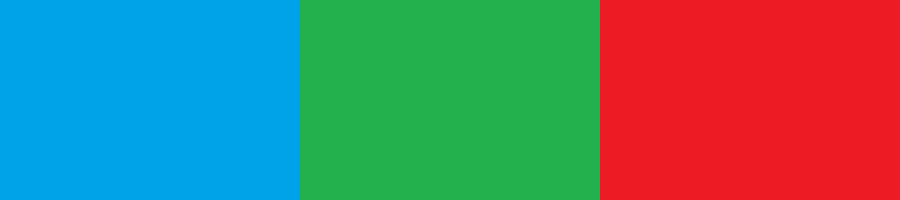
#> input picture images/origin.png, 900 x 200 px, found by its file name
$ python ch3.py
#> lines starting #> are read from the running program, lines starting #| are printed output that depends on the picture
import cv2 as cv
import numpy as np

img = cv.imread("images\\origin.png")
#> img is the input picture: shape (200, 900, 3); mean B, G, R 114.7, 122.3, 90.3
cv.imshow('img', img)
cv.waitKey(0)

#拆解
b,g,r = cv.split(img)
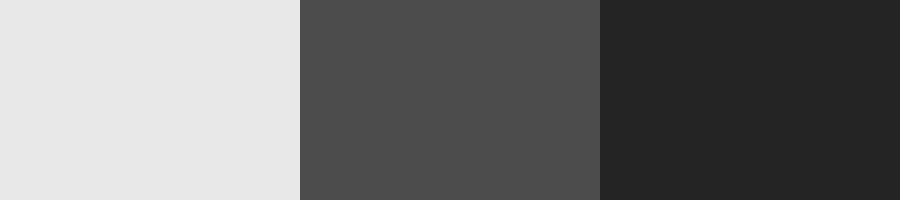
#> b: shape (200, 900); min 36, max 232, mean 114.7
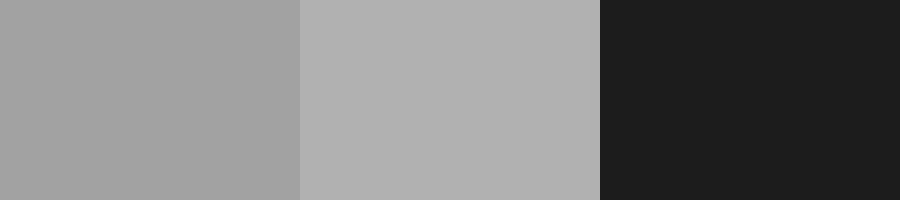
#> g: shape (200, 900); min 28, max 177, mean 122.3
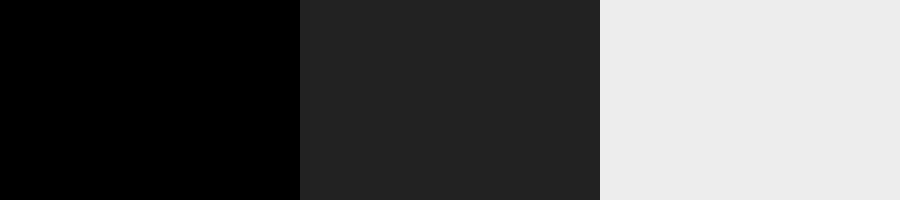
#> r: shape (200, 900); min 0, max 237, mean 90.3
'''
cv.imshow('b',b)
cv.imshow('g',g)
cv.imshow('r',r)
cv.waitKey(0)
'''
cv.imwrite('images\\img_0116_new-bb.png',b)
cv.imwrite('images\\img_0116_new-gg.png',g)
cv.imwrite('images\\img_0116_new-rr.png',r)


#垂直合併
lt = cv.imread("images\\img_0116_new-rr.png")
#> lt: shape (200, 900, 3); min 0, max 237, mean 90.3
lb = cv.imread("images\\img_0116_new-bb.png")
#> lb: shape (200, 900, 3); min 36, max 232, mean 114.7
rt = cv.imread("images\\img_0116_new-gg.png")
#> rt: shape (200, 900, 3); min 28, max 177, mean 122.3
rb = img
stackV1 = np.vstack((lt,lb)) #.vstack() 垂直組合圖片
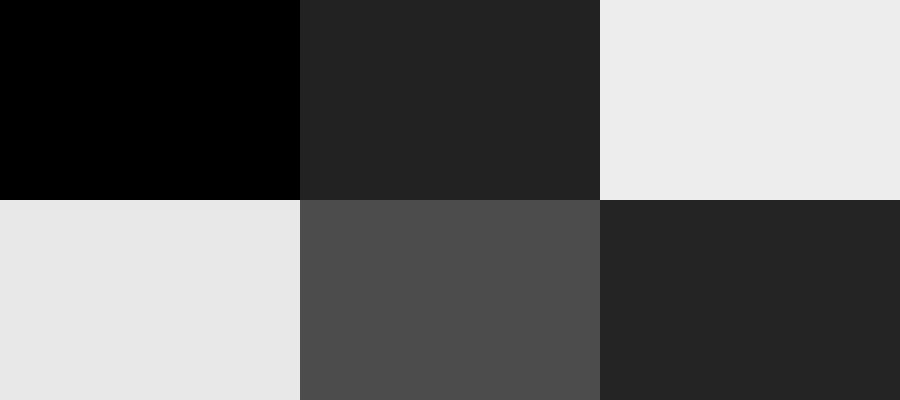
#> stackV1: shape (400, 900, 3); min 0, max 237, mean 102.5
stackV2 = np.vstack((rt,rb))
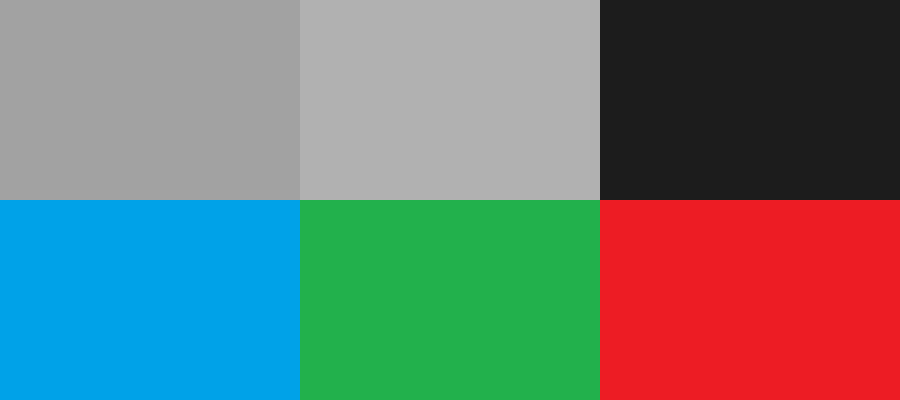
#> stackV2: shape (400, 900, 3); mean B, G, R 118.5, 122.3, 106.3
'''
cv.imshow("stackV1", stackV1)
cv.imshow("stackV2", stackV2)
cv.waitKey(0)
'''
cv.imwrite('images\\img_0116_new-stackV1.png',stackV1)
cv.imwrite('images\\img_0116_new-stackV2.png',stackV2)


#水平合併
l = cv.imread("images\\img_0116_new-stackV1.png")
r = cv.imread("images\\img_0116_new-stackV2.png")
stackH1 = np.hstack((l,r))
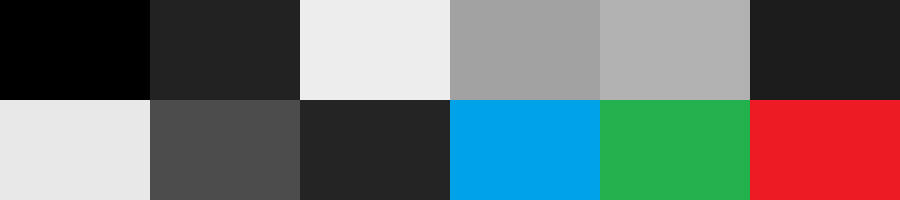
#> stackH1: shape (400, 1800, 3) (shown at 1/2 size); mean B, G, R 110.5, 112.4, 104.4
cv.imshow("stackH1", stackH1)
cv.waitKey(0)
cv.imwrite('images\\img_0116_new-stackH1.png',stackH1)
